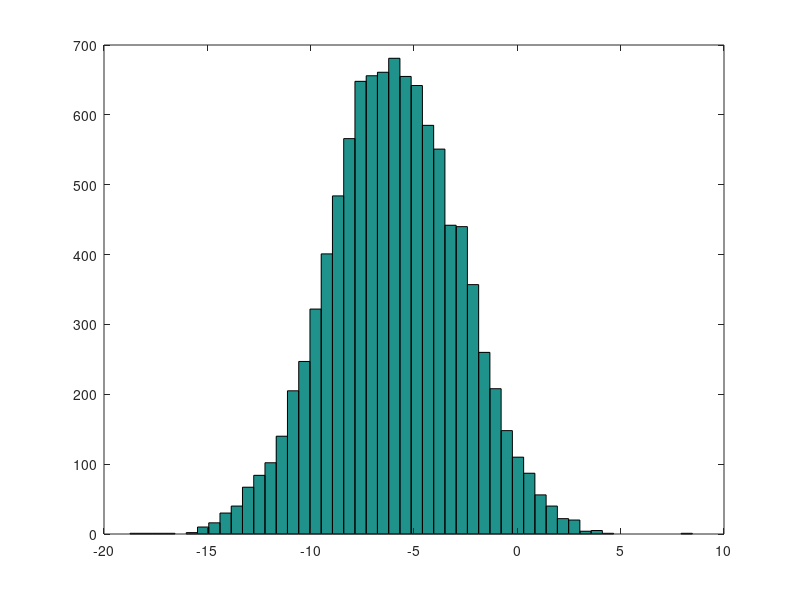

MATLAB code to generate this figure:
x = 1:0.01:10; %semicolon supress output
%分号可以抑制输出
y = sin(x);
z = tan(x);
#就是没有自动补齐了，或者输入法没法使用了
plot3(x,z,y)

w= -6 + sqrt(10)*(randn(1,10000));
#hist(w);
hist(w,50)